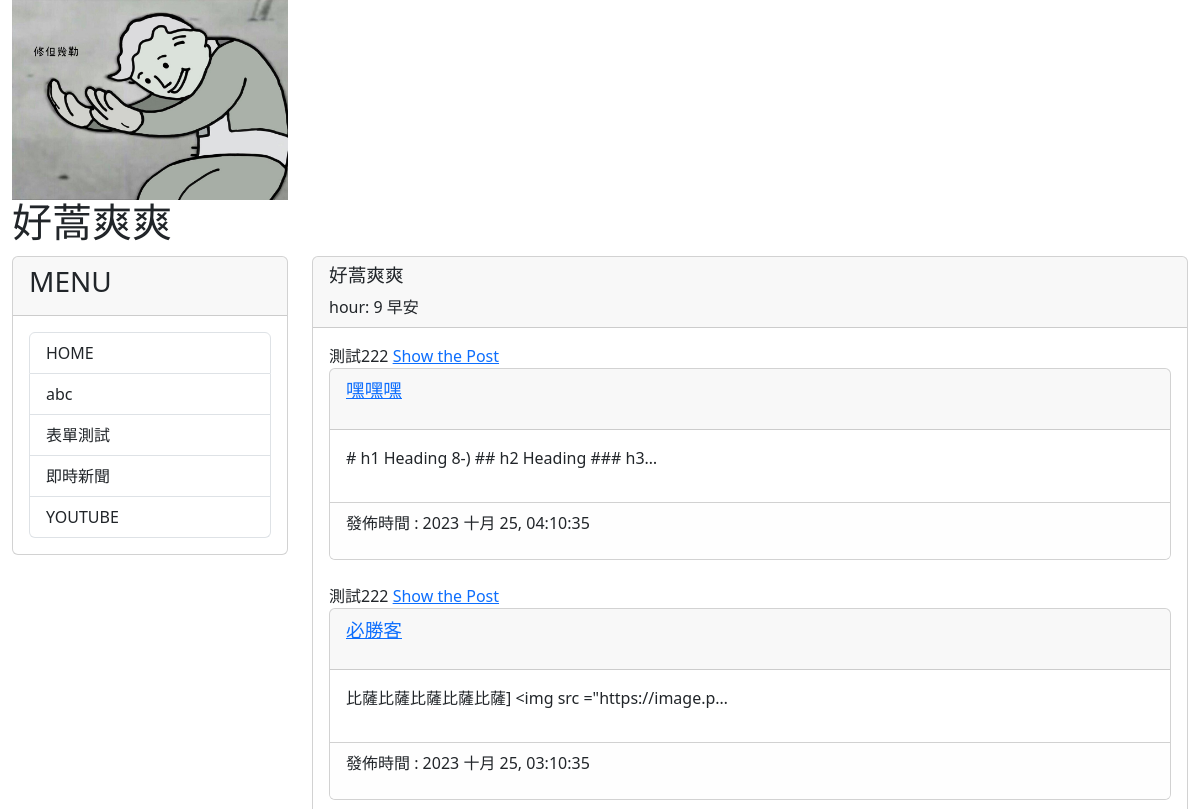
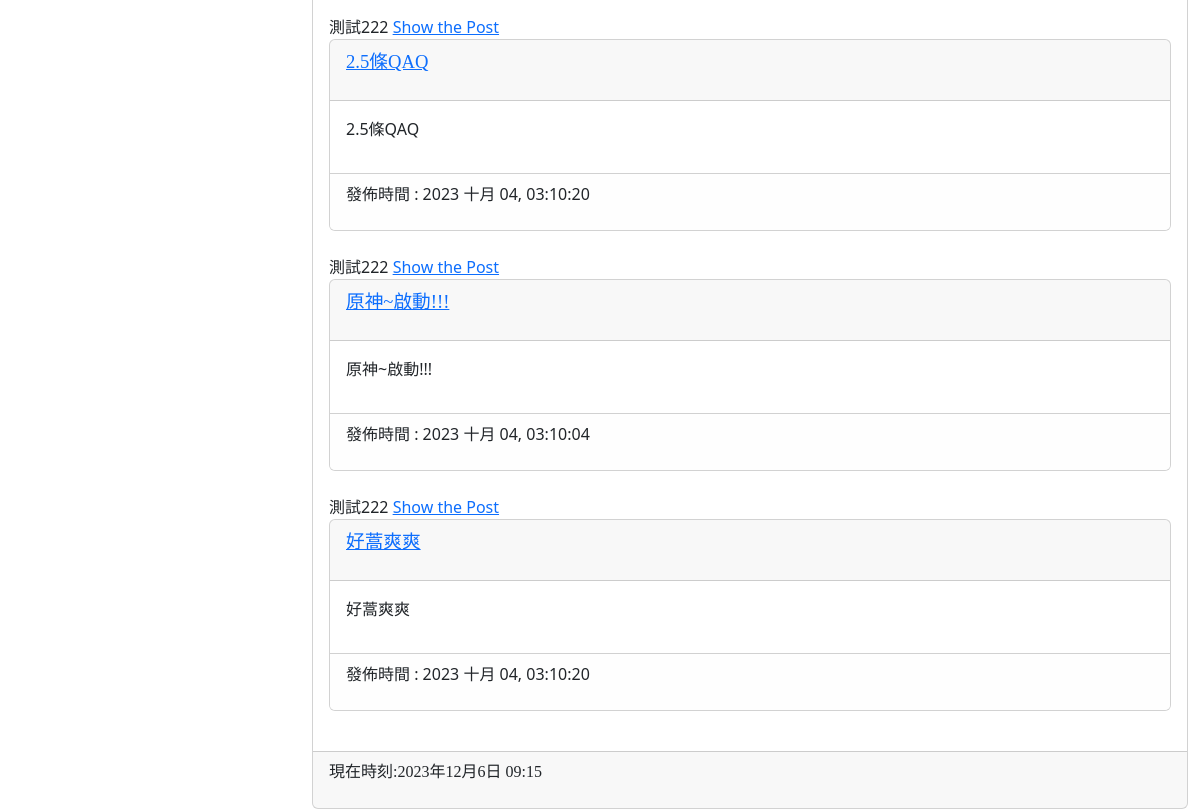
Before: / with the older database file (2 pictures, top to bottom).
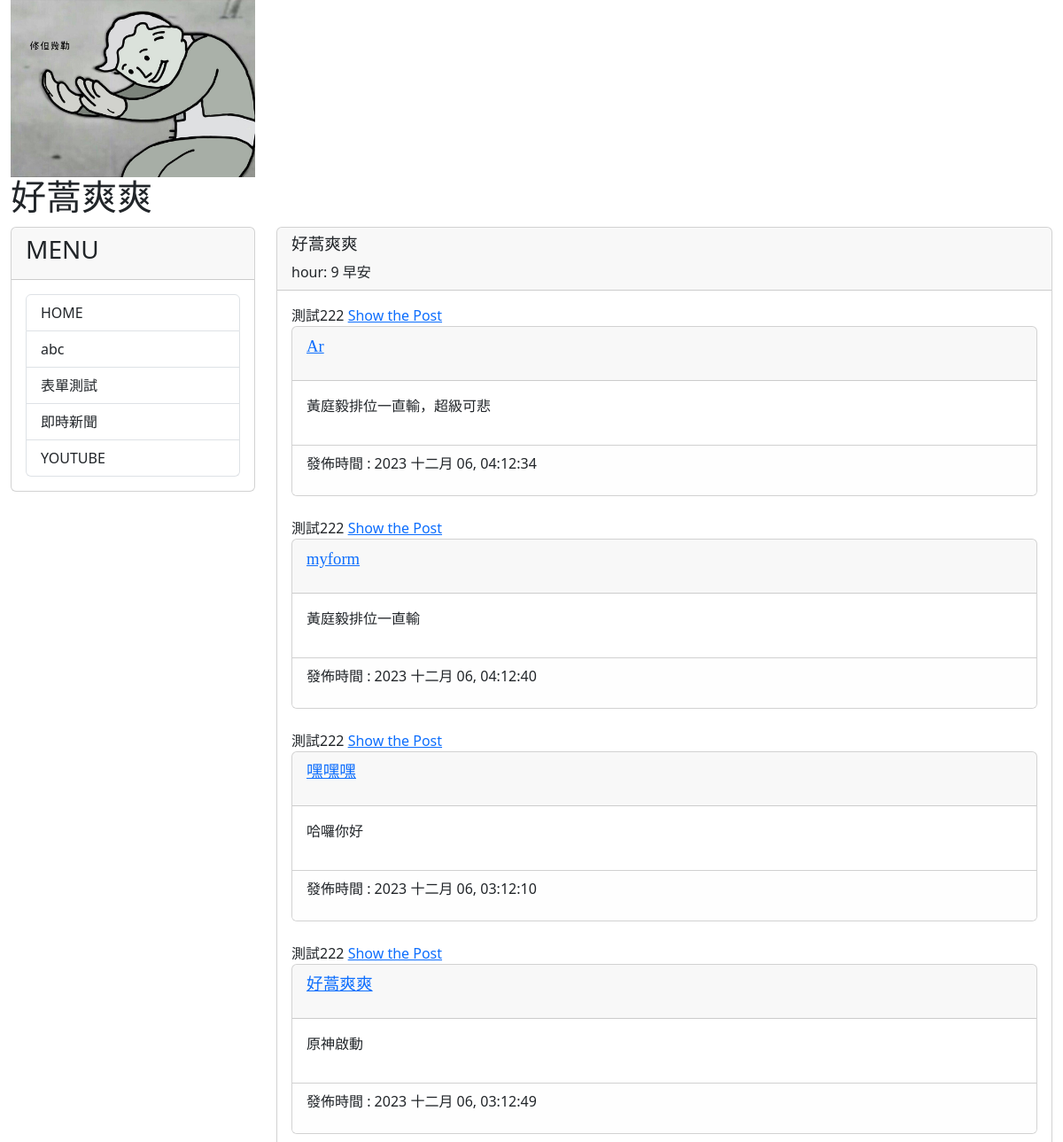
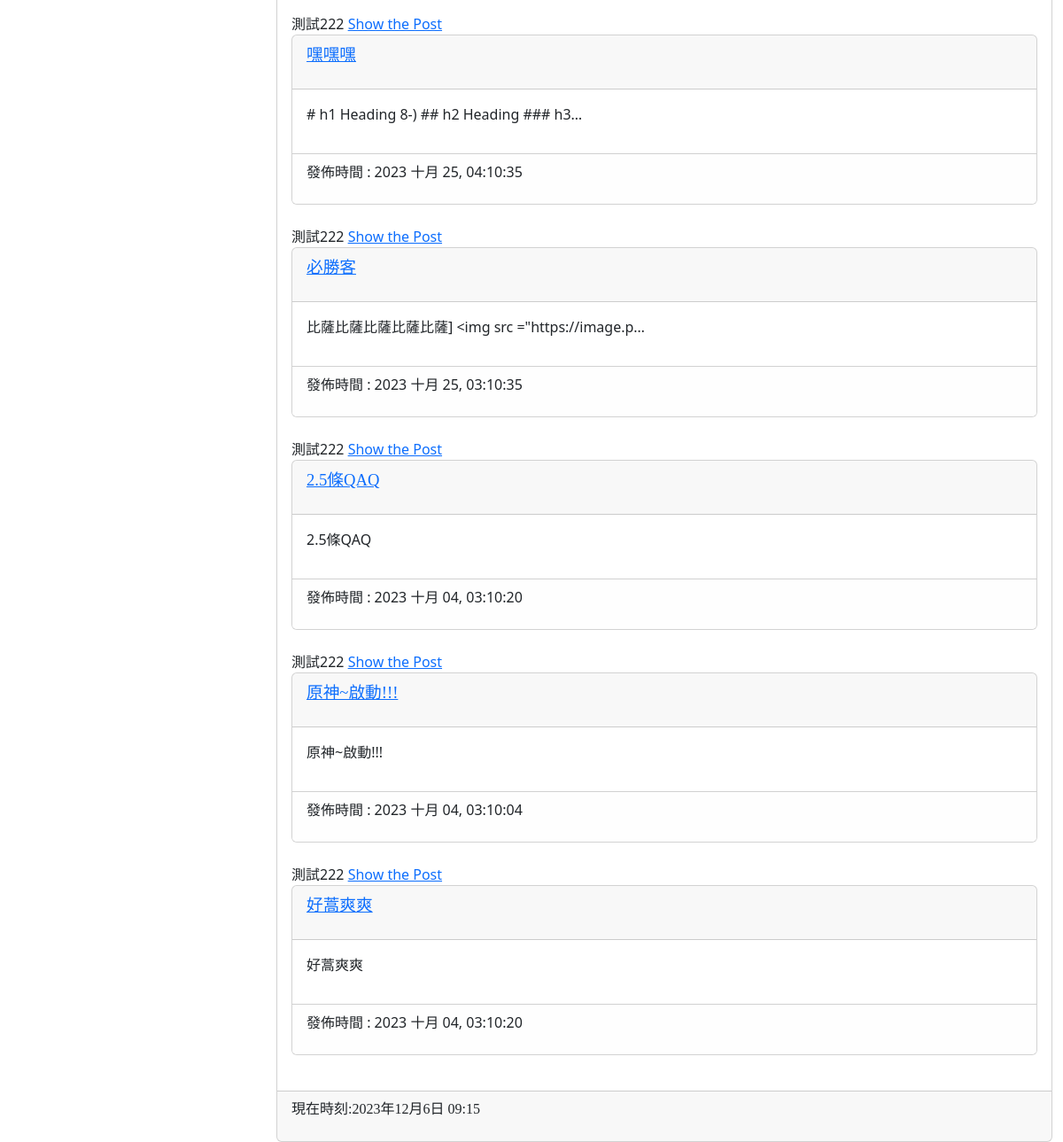
After: the same page with the newer database file (2 pictures, top to bottom).
### mysite/models.py (models this page shows, shortened)
class Post(models.Model):
    title = models.CharField(max_length=200)
    slug = models.CharField(max_length=200)
    body = models.TextField()
    pub_date = models.DateTimeField(auto_now_add=True)
    class Meta:
        ordering = ('-pub_date',)

### mysite/views.py (the view)
# urls.py: path('', mv.homepage, name="homepage"),
def homepage(request):
    posts = Post.objects.all()
    now = datetime.now()
    hour = now.timetuple().tm_hour
    print(f'hour = {hour}')
    return render(request, 'index.html',locals())

### mysite/templates/index.html (shortened to what this page needs)
{% extends "base2.html" %}
{% block headmessage %}
<h3 style="font-family:微軟正黑體;font-size:14pt;font-weight=bold;">好蒿爽爽</h3>
    hour: {{ hour }}
{% if hour >= 13 %}
    下午安
    {% elif hour < 10 %}
    早安
    {% else %}
    你好
    {% endif %}
    <br>
{% endblock headmessage %}
{% block content %}
{% for post in posts %}
測試222
<a href="{% url 'post-url' 2015 12 1 01 %}">Show the Post</a>
<div class="card">
    <div class='card-header'>
        <p style="font-family:微軟正黑體;font-size:14pt;font-weight=bold;">
            <a href="{% url 'showpost' post.slug %}">{{post.title}}</a>
        </p>
    </div>
    <div class='card-body' style='background-color:#fffdd'>
        <p>
            {{post.body | truncatechars:40 }}
        </p>
    </div>
    <div class='card-footer' style='background-color:#fefefe'>
        <p>
            發佈時間 : {{post.pub_date | date:"Y M d, h:m:s"}}
        </p>
    </div>
</div>
<br>
{% endfor %}
{% endblock content %}

### templates/base2.html (shortened to what this page needs)
<!DOCTYPE html>
<html>
    <head>
        <link href="https://cdn.jsdelivr.net/npm/bootstrap@5.3.2/dist/css/bootstrap.min.css" rel="stylesheet">
    </head>
    <body>
        <div class="container-fluid">
            {% include "header.html" %}
            <div class="row">
                <div class="col-sm-3 col-md-3">
                    <div class="card">
                        <div class="card-header">
                            <h3>MENU</h3>
                        </div>
                        <div class="card-body">
                            <div class="list-group">
                                <a href="/" class="list-group-item">HOME</a>
                                <a href="{% url 'abc' %}" class="list-group-item">abc</a>
                                <a href="{% url 'post-new' %}" class="list-group-item">表單測試</a>
                                <a href="https://google.com/news" class="list-group-item">即時新聞</a>
                                <a href="https://youtube.com/" class="list-group-item">YOUTUBE</a>
                            </div>
                        </div>
                    </div>
                </div>
                <div class="col-sm-9 col-md-9">
                    <div class="card">
                        <div class="card-header">
                            {% block headmessage %}
                            {% endblock %}
                        </div>
                        <div class="card-body">
                            {% block content %} {% endblock %}
                        </div>
                        <div class="card-footer">
                            {%include "footer.html"%}
                        </div>
                 </div>
            </div>
        </div>
    </body>
</html>

### templates/header.html
{% load static %}
<div class='well'>
    <img src="{% static "images/666.png" %}", height='200'>
</div>
<h1 style="font-family:微軟正黑體;">好蒿爽爽</h1>

### templates/footer.html
{% block footer %}
    {% if now %}
    <p style="font-family:微軟正黑體;">現在時刻:{{now}}</p>
    {% else %}
    <p style="font-family:微軟正黑體;">2.5條悟</p>
    {% endif %}
{% endblock footer %}

Changed rows visible on the page:
added Post: title "Ar", body "黃庭毅排位一直輸，超級可悲", pub_date "2023 十二月 06, 04:12:34"
added Post: title "myform", body "黃庭毅排位一直輸", pub_date "2023 十二月 06, 04:12:40"
added Post: title "嘿嘿嘿", body "哈囉你好", pub_date "2023 十二月 06, 03:12:10"
added Post: title "好蒿爽爽", body "原神啟動", pub_date "2023 十二月 06, 03:12:49"
